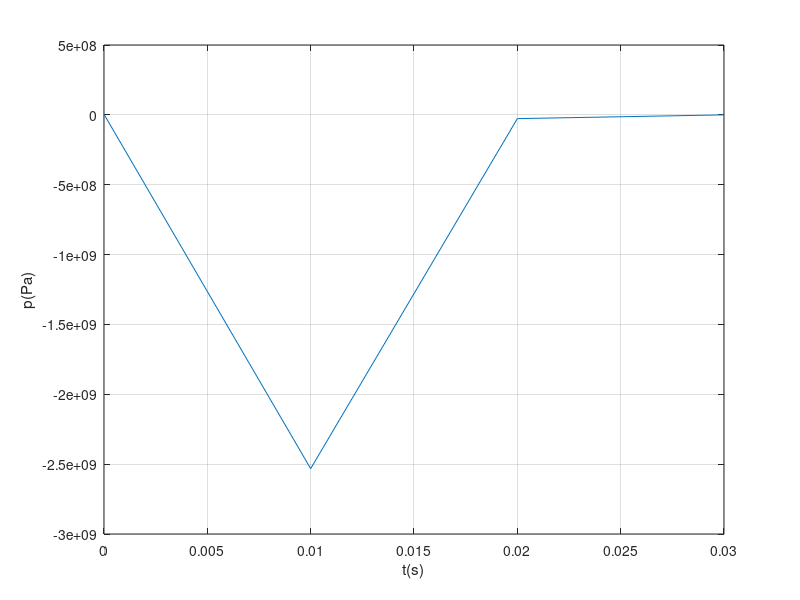

Write the MATLAB code that produced this figure.
% Chuong trinh giai bai toan thuat phong trong, xac dinh ap suat lon nhat
% Ha Noi, 13/4/2011

clc;
clear all;
%--------------------------------------------------------------------------
%du lieu ban dau
  %mCd=18;
  n=1;                 %so thanh thuoc phong (n).
  %cac dac trung cua buong dot
  Dk=0.112;            %duong kinh trong buong dot.
  %simaB=6300*10^5;
  %roK=7800;
  
  %cac dac trung vat ly cua thuoc phong
  roT=1580;            %khoi luong rieng thuoc phong.
  u1=0.12*10.^-6;
  vChay=0.69;
  a=0.3;
  b=5;
  k=1.25;
  KT=0.011;
  f0=850000;
  
  %cac thong so ban dau.
  %pGh=5*10^6;
  pMoi=4*10^6;
  khin0=0.7015;
  phi2=0.92;
  kV=6*10^-6;
  TbdMin=223;
  Tbd=323;
  Tbdc=288.9;
  h=0.01;              %buoc tich phan (chu y: khong duoc de buoc tich phan
                        %qua nho ket qua ra dang bang se tran man hinh).
  pa=1*10.^5;           %ap suat moi truong .
  t=[];
  p=[];
  psi=[];
  khi=[];
  t(1)=0;
  p(1)=pMoi;                                %ap suat ban dau = ap suat moi.
  khi(1)=khin0;

  
  %cac dai luong tinh toan
  H=zeros(1,3);         %ve phai he phuong trinh vi phan.
  DH=zeros(5,3);        %cac he so k.
  KQtg=zeros(1,3);      %ket qua trung gian tuong ung psi, khi va ap suat.
  hs=[0,0.5,0.5,1];     %he so.
  KQ=zeros(1,3);        %ket qua tuong ung psi, khi va ap suat.
  
  %cac dac trung ket cau lieu phong
  mT=7.57;                 %khoi luong thuoc phong wT(kg).
  Fk=pi/4*Dk^2;
  K0=(2/(1+k))^(1/(k-1))*sqrt(2*k/(1+k));   %ham so mu doan nhiet.
  f1=1/(1-KT*(Tbd-Tbdc));
  f1min=1/(1-KT*(TbdMin-Tbdc));
  C=phi2*K0/sqrt(f0);
  
%tinh khoi luong ket cau nho nhat khi duong kinh ngoai thanh thuoc(Dn) thay doi
  Dn=0.101;
  dt=0.02;
  L=0.902;           %chieu dai thanh thuoc phong.
  Lk=0.99;                                %chieu dai buong dot.
  Vk=Lk*Fk;                                %the tich buong dot.
  Vtp=mT/roT;
  S=n*pi*(Dn*L+L*dt);                      %dien tich chay ban dau.
  %Fth=roT*u1*f1min*S/(C*pGh^(1-vChay));    %dien tich toi han cua loa phut.
  Fth=0.018;
  psi0=pMoi*(Vk-Vtp)/(mT*f0-pMoi*Vtp);
  psi(1)=psi0;

  dem=2;
  KQ(1)=psi(1);
  KQ(2)=khi(1);
  KQ(3)=p(1);
  %giai he TPT bang phuong phap runge-kutty
  while psi(dem-1)<=1
  for i=1:3
    DH(1,i)=0;
  end;
  for i=1:4
    for j=1:3
      KQtg(j)=KQ(j)+hs(i)*DH(i,j); 
    end;
    ec=1/4*(Dn-dt)*KQtg(1);
    Ftd=Fk-pi/4*((Dn-2*ec)^2-(dt+2*ec)^2);
    %Ftd=Fk-mT*(1-KQtg(1))/roT/L;          %LA CACH TINH Ftd KHAC
        
    vKhi=phi2*K0*Fth*sqrt(KQtg(2)*f0)/Ftd; %van toc khi thuoc
    phiV=1+kV*vKhi^2;                      %ham anh huong boi van toc khi
    %van toc chay
    u=u1*(KQtg(3))^vChay*f1*phiV;
    %cac he so k
    DH(i+1,1)=h*S*u*roT/mT;
    DH(i+1,2)=a*b*DH(i+1,1)/(1+b*KQtg(1))^2;
    khi1=DH(i+1,2)/(h*KQtg(2));
    V=Vk-mT*(1-KQtg(1))/roT;
    
    DH(i+1,3)=-h*( ( phi2*K0*Fth*sqrt(f0*KQtg(2))+S*u-V*khi1 )*KQtg(3)-S*u*KQtg(2)*roT*f0 )/V;               
  end;
  %thiet lap ket qua
  for i=1:3               
      KQ(i)=KQ(i)+( DH(2,i)+2*DH(3,i)+2*DH(4,i)+DH(5,i) )/6;
  end;                 
  psi(dem)=KQ(1);
  khi(dem)=KQ(2);
  p(dem)=KQ(3);
  t(dem)=t(dem-1)+h;
  
  dem=dem+1;
end;
  dem=dem-1;
  demTk=dem;
  
%-------------------------------------------------
% Code giai bai toan thuat phong trong giai doan phut khi tu do
%giai doan chay het thuoc phong
    %ap suat tai thoi diem chay het
    pk=p(dem);
    %khoi luong khi thuoc trong buong dot
    mk=Vk*pk/f0;
    %the tich rieng cua khi trong buong dot
    vk=f0/pk;
    %he so b1
    b1=phi2*k*K0*Fth*sqrt(pk/vk)/mk;
    B=(k-1)*b1/(2*k);
%ap suat y
while p(dem)>1.75*10.^5
    dem=dem+1;
    t(dem)=t(dem-1)+h; 
    p(dem)=pk*( 1+B*t(dem) )^(-2*k/(k-1));
end;
dem=dem-1;
%--------------------------------------------------
%tim ap suat lon nhat
  imax=2;
  for i=3:dem
    if p(imax)<p(i)
        imax=i;
    end;
end;

tk=t(demTk);                              %thoi gian chay cua thuoc phong la
pMax=p(imax);                           %ap suat lon nhat
ptt=1.1*pMax;                           %ap suat tinh toan (Pa).
%--------------------------------------------------
%Ket qua giai bai toan thuat phong trong
tk
ptt
plot(t,p);
xlabel('t(s)');
ylabel('p(Pa)');
grid;
